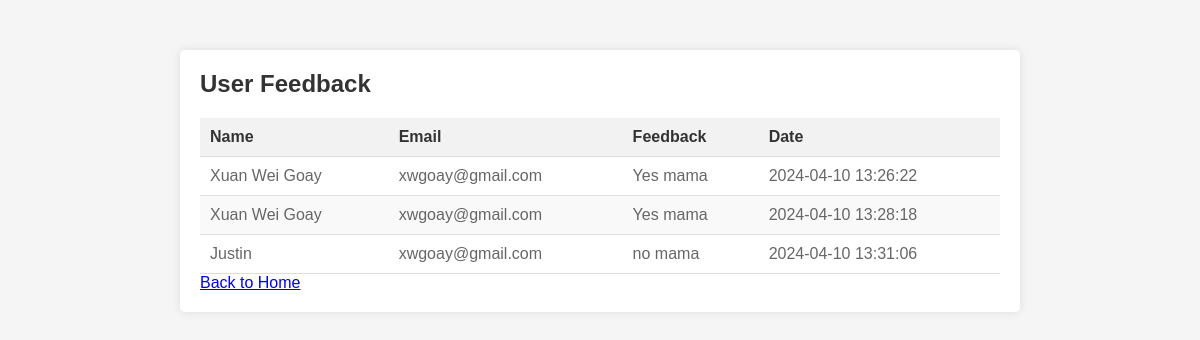
Page /admin_feedback.php on the committed database.
### tables this page shows
CREATE TABLE `feedback` (
  `id` int(11) NOT NULL,
  `name` varchar(50) NOT NULL,
  `email` varchar(50) NOT NULL,
  `feedback` text NOT NULL,
  `created_at` timestamp NOT NULL DEFAULT current_timestamp()
);

### admin_feedback.php (the view, shortened to what this page needs)
<?php
require 'connection.php';
$sql = "SELECT * FROM feedback";
$result = $conn->query($sql);
?>
<!DOCTYPE html>
<html lang="en">
<head>
</head>
<body>
    <div class="container">
        <h2>User Feedback</h2>
        <?php if ($result->num_rows > 0): ?>
            <table>
                <thead>
                    <tr>
                        <th>Name</th>
                        <th>Email</th>
                        <th>Feedback</th>
                        <th>Date</th>
                    </tr>
                </thead>
                <tbody>
                    <?php while($row = $result->fetch_assoc()): ?>
                        <tr>
                            <td><?php echo $row['name']; ?></td>
                            <td><?php echo $row['email']; ?></td>
                            <td><?php echo $row['feedback']; ?></td>
                            <td><?php echo $row['created_at']; ?></td>
                        </tr>
                    <?php endwhile; ?>
                </tbody>
            </table>
        <?php else: ?>
            <p class="no-feedback">No feedback found.</p>
        <?php endif; ?>
        <div class="back-btn">
            <a href="admin_index.php">Back to Home</a>
        </div>
    </div>
</body>
</html>

### admin_feedback.php (style rules this page uses)
body { font-family: Arial, sans-serif; background-color: #f5f5f5; margin: 0; padding: 0; }
.container { max-width: 800px; margin: 50px auto; padding: 20px; background-color: #fff; border-radius: 5px; box-shadow: 0 0 10px rgba(0, 0, 0, 0.1); }
h2 { margin-top: 0; color: #333; }
table { width: 100%; border-collapse: collapse; margin-top: 20px; }
th, td { padding: 10px; border-bottom: 1px solid #ddd; }
th { background-color: #f2f2f2; text-align: left; color: #333; }
td { background-color: #fff; color: #666; }
tr:nth-child(even) td { background-color: #f9f9f9; }

### rows in the picture
feedback: name "Xuan Wei Goay", email "xwgoay@gmail.com", feedback "Yes mama", created_at "2024-04-10 13:26:22"
feedback: name "Xuan Wei Goay", email "xwgoay@gmail.com", feedback "Yes mama", created_at "2024-04-10 13:28:18"
feedback: name "Justin", email "xwgoay@gmail.com", feedback "no mama", created_at "2024-04-10 13:31:06"
